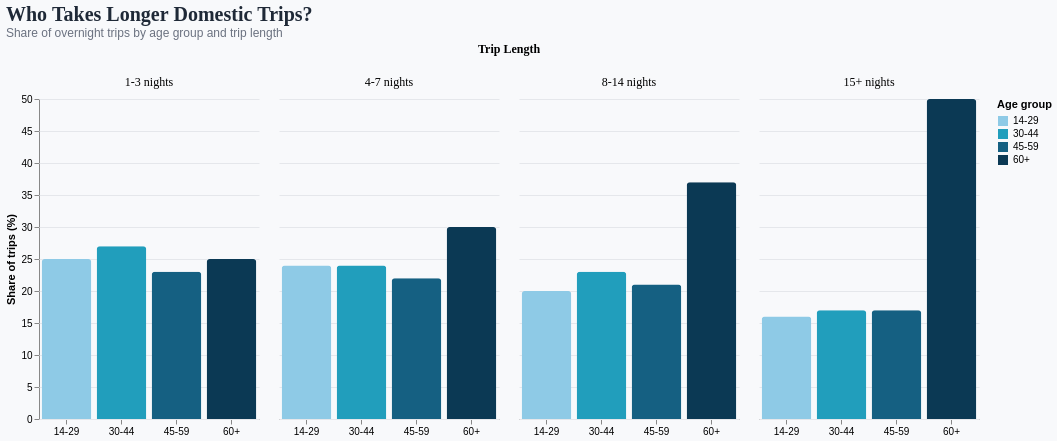

Vega-Lite specification stored for this chart:
### Vega-Lite specification from a JSON file in a GitHub repository (floating-point values rounded to 4 significant figures)
{"$schema": "https://vega.github.io/schema/vega-lite/v6.json", "background": "#f8f9fb", "title": {"text": "Who Takes Longer Domestic Trips?", "subtitle": "Share of overnight trips by age group and trip length", "anchor": "start", "font": "Georgia", "fontSize": 20, "subtitleFontSize": 12, "color": "#1f2937", "subtitleColor": "#6b7280"}, "width": 220, "height": 320, "data": {"values": [{"trip_length": "1-3 nights", "age_group": "14-29", "percentage": 25}, {"trip_length": "1-3 nights", "age_group": "30-44", "percentage": 27}, {"trip_length": "1-3 nights", "age_group": "45-59", "percentage": 23}, {"trip_length": "1-3 nights", "age_group": "60+", "percentage": 25}, {"trip_length": "4-7 nights", "age_group": "14-29", "percentage": 24}, {"trip_length": "4-7 nights", "age_group": "30-44", "percentage": 24}, {"trip_length": "4-7 nights", "age_group": "45-59", "percentage": 22}, {"trip_length": "4-7 nights", "age_group": "60+", "percentage": 30}, {"trip_length": "8-14 nights", "age_group": "14-29", "percentage": 20}, {"trip_length": "8-14 nights", "age_group": "30-44", "percentage": 23}, {"trip_length": "8-14 nights", "age_group": "45-59", "percentage": 21}, {"trip_length": "8-14 nights", "age_group": "60+", "percentage": 37}, {"trip_length": "15+ nights", "age_group": "14-29", "percentage": 16}, {"trip_length": "15+ nights", "age_group": "30-44", "percentage": 17}, {"trip_length": "15+ nights", "age_group": "45-59", "percentage": 17}, {"trip_length": "15+ nights", "age_group": "60+", "percentage": 50}]}, "mark": {"type": "bar", "cornerRadiusTopLeft": 3, "cornerRadiusTopRight": 3}, "encoding": {"x": {"field": "age_group", "type": "ordinal", "title": null, "sort": ["14-29", "30-44", "45-59", "60+"], "axis": {"labelAngle": 0}}, "y": {"field": "percentage", "type": "quantitative", "title": "Share of trips (%)", "axis": {"grid": true, "gridColor": "#e5e7eb"}}, "color": {"field": "age_group", "type": "nominal", "title": "Age group", "scale": {"domain": ["14-29", "30-44", "45-59", "60+"], "range": ["#8ecae6", "#219ebc", "#156082", "#0b3954"]}}, "column": {"field": "trip_length", "type": "ordinal", "sort": ["1-3 nights", "4-7 nights", "8-14 nights", "15+ nights"], "title": "Trip Length", "header": {"titleFontSize": 12, "labelFontSize": 12, "labelFont": "Georgia", "titleFont": "Georgia"}}, "tooltip": [{"field": "trip_length", "type": "ordinal", "title": "Trip Length"}, {"field": "age_group", "type": "nominal", "title": "Age Group"}, {"field": "percentage", "type": "quantitative", "title": "Share (%)"}]}, "config": {"view": {"stroke": null}, "facet": {"spacing": 20}}}
